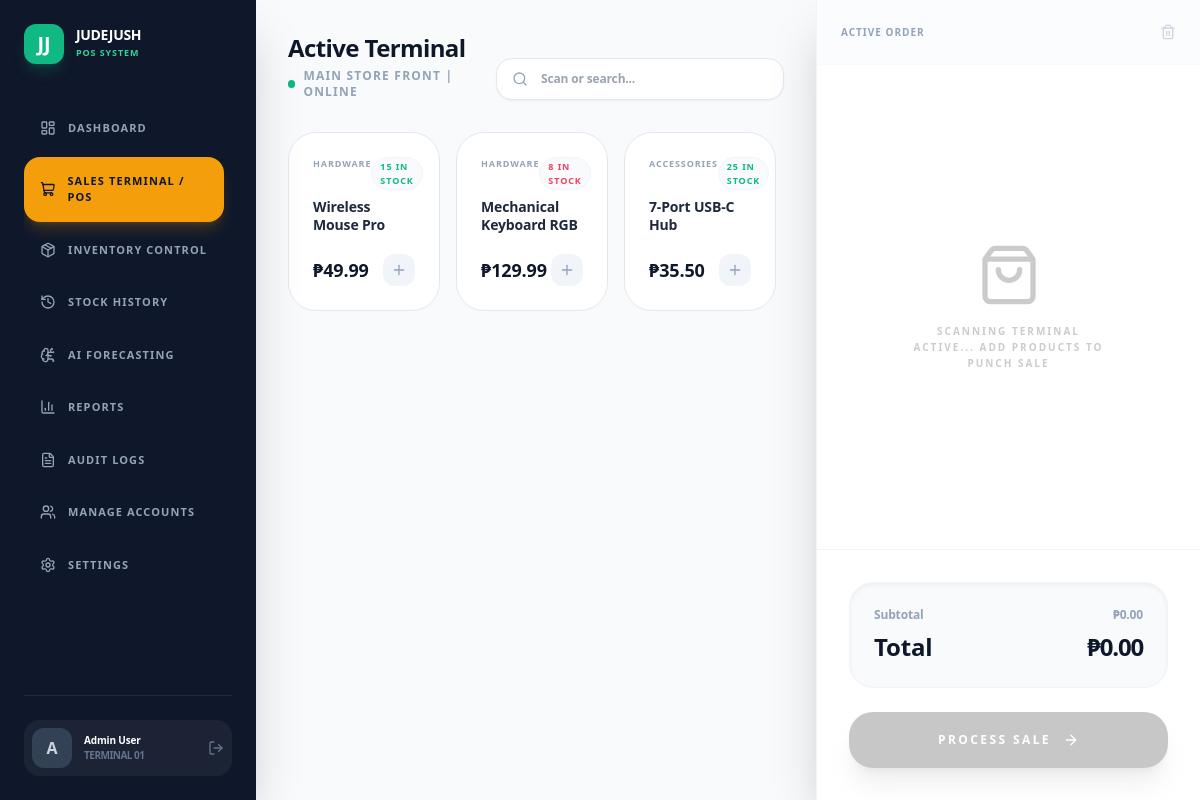
Page /pos.php on the committed database.
### tables this page shows
CREATE TABLE IF NOT EXISTS products (
    id INT AUTO_INCREMENT PRIMARY KEY,
    sku VARCHAR(50) UNIQUE NOT NULL,
    barcode VARCHAR(100) UNIQUE,
    name VARCHAR(255) NOT NULL,
    category VARCHAR(100),
    buying_price DECIMAL(10, 2),
    price DECIMAL(10, 2) NOT NULL,
    stock INT DEFAULT 0,
    min_stock_level INT DEFAULT 10,
    unit VARCHAR(20) DEFAULT 'pcs'
);

### pos.php (the view, shortened to what this page needs)
<?php include 'header.php'; ?>
<?php
include 'db.php';
$stmt = $conn->prepare("SELECT * FROM products");
$stmt->execute();
$products = $stmt->fetchAll(PDO::FETCH_ASSOC);
?>
<div class="flex h-full w-full">
    <div class="flex-1 flex flex-col p-8 overflow-hidden bg-slate-50">
        <header class="flex justify-between items-end mb-8">
            <div>
                <h2 class="text-2xl font-black text-slate-900 tracking-tight">Active Terminal</h2>
                <div class="flex items-center gap-2 mt-1">
                    <div class="w-2 h-2 bg-emerald-500 rounded-full animate-pulse"></div>
                    <p class="text-xs text-slate-400 font-bold uppercase tracking-widest">Main Store Front | Online</p>
                </div>
            </div>
            <div class="flex gap-4">
                <div class="relative group">
                    <i data-lucide="search" class="w-4 h-4 absolute left-4 top-1/2 -translate-y-1/2 text-slate-400 group-hover:text-emerald-500 transition-colors"></i>
                    <input id="product-search" type="text" placeholder="Scan or search..." class="bg-white border border-slate-200 rounded-2xl pl-11 pr-6 py-3 text-xs font-bold focus:outline-none focus:ring-4 focus:ring-emerald-500/10 focus:border-emerald-500 w-72 shadow-sm transition-all">
                </div>
            </div>
        </header>
        <div class="grid grid-cols-2 lg:grid-cols-3 xl:grid-cols-4 gap-4 overflow-y-auto pr-2 pb-8" id="product-grid">
            <?php foreach($products as $p): ?>
            <div onclick="pos.addToCart(<?php echo htmlspecialchars(json_encode($p)); ?>)"
                 class="bg-white p-6 rounded-[28px] border border-slate-200 hover:border-emerald-500/50 hover:shadow-2xl hover:shadow-emerald-500/10 transition-all group cursor-pointer active:scale-95">
                <div class="text-[9px] font-black text-slate-400 uppercase tracking-widest mb-2 flex justify-between">
                    <span><?php echo $p['category']; ?></span>
                    <span class="<?php echo $p['stock'] < 10 ? 'text-rose-500' : 'text-emerald-500'; ?> bg-slate-50 px-2 py-0.5 rounded-full border border-slate-100"><?php echo $p['stock']; ?> IN STOCK</span>
                </div>
                <h3 class="text-sm font-black text-slate-800 leading-tight mb-4 group-hover:text-emerald-600 transition-colors min-h-[2.5rem]"><?php echo $p['name']; ?></h3>
                <div class="flex justify-between items-center">
                    <span class="text-lg font-black text-slate-900 leading-none">₱<?php echo number_format($p['price'], 2); ?></span>
                    <div class="w-8 h-8 bg-slate-100 rounded-xl flex items-center justify-center text-slate-400 group-hover:bg-emerald-500 group-hover:text-white group-hover:rotate-90 transition-all">
                        <i data-lucide="plus" class="w-4 h-4"></i>
                    </div>
                </div>
            </div>
            <?php endforeach; ?>
        </div>
    </div>
    <div class="w-96 bg-white border-l border-slate-100 flex flex-col shadow-2xl z-10 relative">
        <div class="p-6 border-b border-slate-50 flex justify-between items-center bg-slate-50/50">
            <h3 class="text-[10px] font-black text-slate-400 uppercase tracking-widest">Active Order</h3>
            <button onclick="pos.clearCart()" class="text-slate-300 hover:text-rose-500 transition-colors">
                <i data-lucide="trash" class="w-4 h-4"></i>
            </button>
        </div>
        <div id="cart-container" class="flex-1 overflow-y-auto p-6 space-y-3">
            <div class="flex flex-col items-center justify-center h-full opacity-20 text-center grayscale">
                <i data-lucide="shopping-bag" class="w-16 h-16 mb-4"></i>
                <p class="text-[10px] font-black uppercase tracking-[0.2em] leading-relaxed max-w-[200px]">Scanning terminal active... Add products to punch sale</p>
            </div>
        </div>
        <div class="p-8 bg-white border-t border-slate-100 space-y-6">
            <div class="bg-slate-50 p-6 rounded-3xl border border-slate-100 shadow-inner">
                <div class="flex justify-between text-xs font-bold text-slate-400 mb-2">
                    <span>Subtotal</span>
                    <span id="cart-subtotal">₱0.00</span>
                </div>
                <div class="flex justify-between text-2xl font-black text-slate-900">
                    <span>Total</span>
                    <span id="cart-total" class="tracking-tighter">₱0.00</span>
                </div>
            </div>
            <button onclick="pos.processSale()" id="sale-btn" class="w-full py-5 bg-emerald-500 text-white rounded-[24px] text-xs font-black uppercase tracking-[0.2em] shadow-xl shadow-emerald-500/30 hover:bg-emerald-600 transition-all flex items-center justify-center gap-3 active:scale-95 disabled:opacity-50 disabled:grayscale" disabled>
                PROCESS SALE <i data-lucide="arrow-right" class="w-4 h-4"></i>
            </button>
        </div>
    </div>
</div>
<?php include 'footer.php'; ?>

### style.css (style rules this page uses)
body { -webkit-font-smoothing: antialiased; letter-spacing: -0.01em; font-feature-settings: "cv02", "cv03", "cv04", "cv11"; }

### rows in the picture
products: category "HARDWARE", stock "15", name "Wireless Mouse Pro", price "49.99"
products: category "HARDWARE", stock "8", name "Mechanical Keyboard RGB", price "129.99"
products: category "ACCESSORIES", stock "25", name "7-Port USB-C Hub", price "35.50"

### other values in the picture
$item['label'] "DASHBOARD"
$item['label'] "SALES TERMINAL / POS"
$item['label'] "INVENTORY CONTROL"
$item['label'] "STOCK HISTORY"
$item['label'] "AI FORECASTING"
$item['label'] "REPORTS"
$item['label'] "AUDIT LOGS"
$item['label'] "MANAGE ACCOUNTS"
$item['label'] "SETTINGS"
